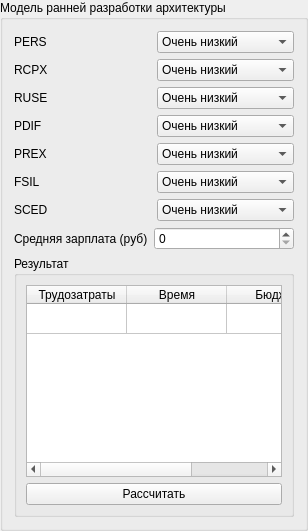
               <widget class="QGroupBox" name="groupBox_7">
                <property name="font">
                 <font>
                  <weight>50</weight>
                  <bold>false</bold>
                 </font>
                </property>
                <property name="title">
                 <string>Модель ранней разработки архитектуры</string>
                </property>
                <layout class="QVBoxLayout" name="verticalLayout_18" stretch="4,1">
                 <item>
                  <layout class="QVBoxLayout" name="verticalLayout_16">
                   <item>
                    <layout class="QHBoxLayout" name="horizontalLayout_62" stretch="1,1">
                     <item>
                      <widget class="QLabel" name="label_51">
                       <property name="text">
                        <string>PERS</string>
                       </property>
                      </widget>
                     </item>
                     <item>
                      <widget class="QComboBox" name="comboBox_7">
                       <item>
                        <property name="text">
                         <string>Очень низкий</string>
                        </property>
                       </item>
                       <item>
                        <property name="text">
                         <string>Низкий</string>
                        </property>
                       </item>
                       <item>
                        <property name="text">
                         <string>Номинальный</string>
                        </property>
                       </item>
                       <item>
                        <property name="text">
                         <string>Высокий</string>
                        </property>
                       </item>
                       <item>
                        <property name="text">
                         <string>Очень высокий</string>
                        </property>
                       </item>
                       <item>
                        <property name="text">
                         <string>Сверхвысокий</string>
                        </property>
                       </item>
                      </widget>
                     </item>
                    </layout>
                   </item>
                   <item>
                    <layout class="QHBoxLayout" name="horizontalLayout_65" stretch="1,1">
                     <item>
                      <widget class="QLabel" name="label_54">
                       <property name="text">
                        <string>RCPX</string>
                       </property>
                      </widget>
                     </item>
                     <item>
                      <widget class="QComboBox" name="comboBox_10">
                       <item>
                        <property name="text">
                         <string>Очень низкий</string>
                        </property>
                       </item>
                       <item>
                        <property name="text">
                         <string>Низкий</string>
                        </property>
                       </item>
                       <item>
                        <property name="text">
                         <string>Номинальный</string>
                        </property>
                       </item>
                       <item>
                        <property name="text">
                         <string>Высокий</string>
                        </property>
                       </item>
                       <item>
                        <property name="text">
                         <string>Очень высокий</string>
                        </property>
                       </item>
                       <item>
                        <property name="text">
                         <string>Сверхвысокий</string>
                        </property>
                       </item>
                      </widget>
                     </item>
                    </layout>
                   </item>
                   <item>
                    <layout class="QHBoxLayout" name="horizontalLayout_66" stretch="1,1">
                     <item>
                      <widget class="QLabel" name="label_55">
                       <property name="text">
                        <string>RUSE</string>
                       </property>
                      </widget>
                     </item>
                     <item>
                      <widget class="QComboBox" name="comboBox_11">
                       <item>
                        <property name="text">
                         <string>Очень низкий</string>
                        </property>
                       </item>
                       <item>
                        <property name="text">
                         <string>Низкий</string>
                        </property>
                       </item>
                       <item>
                        <property name="text">
                         <string>Номинальный</string>
                        </property>
                       </item>
                       <item>
                        <property name="text">
                         <string>Высокий</string>
                        </property>
                       </item>
                       <item>
                        <property name="text">
                         <string>Очень высокий</string>
                        </property>
                       </item>
                       <item>
                        <property name="text">
                         <string>Сверхвысокий</string>
                        </property>
                       </item>
                      </widget>
                     </item>
                    </layout>
                   </item>
                   <item>
                    <layout class="QHBoxLayout" name="horizontalLayout_67" stretch="1,1">
                     <item>
                      <widget class="QLabel" name="label_56">
                       <property name="text">
                        <string>PDIF</string>
                       </property>
                      </widget>
                     </item>
                     <item>
                      <widget class="QComboBox" name="comboBox_12">
                       <item>
                        <property name="text">
                         <string>Очень низкий</string>
                        </property>
                       </item>
                       <item>
                        <property name="text">
                         <string>Низкий</string>
                        </property>
                       </item>
                       <item>
                        <property name="text">
                         <string>Номинальный</string>
                        </property>
                       </item>
                       <item>
                        <property name="text">
                         <string>Высокий</string>
                        </property>
                       </item>
                       <item>
                        <property name="text">
                         <string>Очень высокий</string>
                        </property>
                       </item>
                       <item>
                        <property name="text">
                         <string>Сверхвысокий</string>
                        </property>
                       </item>
                      </widget>
                     </item>
                    </layout>
                   </item>
                   <item>
                    <layout class="QHBoxLayout" name="horizontalLayout_68" stretch="1,1">
                     <item>
                      <widget class="QLabel" name="label_57">
                       <property name="text">
                        <string>PREX</string>
                       </property>
                      </widget>
                     </item>
                     <item>
                      <widget class="QComboBox" name="comboBox_13">
                       <item>
                        <property name="text">
                         <string>Очень низкий</string>
                        </property>
                       </item>
                       <item>
                        <property name="text">
                         <string>Низкий</string>
                        </property>
                       </item>
                       <item>
                        <property name="text">
                         <string>Номинальный</string>
                        </property>
                       </item>
                       <item>
                        <property name="text">
                         <string>Высокий</string>
                        </property>
                       </item>
                       <item>
                        <property name="text">
                         <string>Очень высокий</string>
                        </property>
                       </item>
                       <item>
                        <property name="text">
                         <string>Сверхвысокий</string>
                        </property>
                       </item>
                      </widget>
                     </item>
                    </layout>
                   </item>
                   <item>
                    <layout class="QHBoxLayout" name="horizontalLayout_69" stretch="1,1">
                     <item>
                      <widget class="QLabel" name="label_58">
                       <property name="text">
                        <string>FSIL</string>
                       </property>
                      </widget>
                     </item>
                     <item>
                      <widget class="QComboBox" name="comboBox_14">
                       <item>
                        <property name="text">
                         <string>Очень низкий</string>
                        </property>
                       </item>
                       <item>
                        <property name="text">
                         <string>Низкий</string>
                        </property>
                       </item>
                       <item>
                        <property name="text">
                         <string>Номинальный</string>
                        </property>
                       </item>
                       <item>
                        <property name="text">
                         <string>Высокий</string>
                        </property>
                       </item>
                       <item>
                        <property name="text">
                         <string>Очень высокий</string>
                        </property>
                       </item>
                       <item>
                        <property name="text">
                         <string>Сверхвысокий</string>
                        </property>
                       </item>
                      </widget>
                     </item>
                    </layout>
                   </item>
                   <item>
                    <layout class="QHBoxLayout" name="horizontalLayout_70" stretch="1,1">
                     <item>
                      <widget class="QLabel" name="label_59">
                       <property name="text">
                        <string>SCED</string>
                       </property>
                      </widget>
                     </item>
                     <item>
                      <widget class="QComboBox" name="comboBox_15">
                       <item>
                        <property name="text">
                         <string>Очень низкий</string>
                        </property>
                       </item>
                       <item>
                        <property name="text">
                         <string>Низкий</string>
                        </property>
                       </item>
                       <item>
                        <property name="text">
                         <string>Номинальный</string>
                        </property>
                       </item>
                       <item>
                        <property name="text">
                         <string>Высокий</string>
                        </property>
                       </item>
                       <item>
                        <property name="text">
                         <string>Очень высокий</string>
                        </property>
                       </item>
                       <item>
                        <property name="text">
                         <string>Сверхвысокий</string>
                        </property>
                       </item>
                      </widget>
                     </item>
                    </layout>
                   </item>
                   <item>
                    <layout class="QHBoxLayout" name="horizontalLayout_61" stretch="0,1">
                     <item>
                      <widget class="QLabel" name="label_50">
                       <property name="text">
                        <string>Средняя зарплата (руб)</string>
                       </property>
                      </widget>
                     </item>
                     <item>
                      <widget class="QSpinBox" name="spinBox_10">
                       <property name="maximum">
                        <number>99999999</number>
                       </property>
                      </widget>
                     </item>
                    </layout>
                   </item>
                  </layout>
                 </item>
                 <item>
                  <widget class="QGroupBox" name="groupBox_11">
                   <property name="font">
                    <font>
                     <weight>50</weight>
                     <bold>false</bold>
                    </font>
                   </property>
                   <property name="title">
                    <string>Результат</string>
                   </property>
                   <layout class="QVBoxLayout" name="verticalLayout_17">
                    <item>
                     <widget class="QTableWidget" name="resultDevelopTable">
                      <attribute name="verticalHeaderVisible">
                       <bool>false</bool>
                      </attribute>
                      <row>
                       <property name="text">
                        <string>Результат</string>
                       </property>
                      </row>
                      <column>
                       <property name="text">
                        <string>Трудозатраты</string>
                       </property>
                      </column>
                      <column>
                       <property name="text">
                        <string>Время</string>
                       </property>
                      </column>
                      <column>
                       <property name="text">
                        <string>Бюджет</string>
                       </property>
                      </column>
                     </widget>
                    </item>
                    <item>
                     <widget class="QPushButton" name="pushButton_4">
                      <property name="text">
                       <string>Рассчитать</string>
                      </property>
                     </widget>
                    </item>
                   </layout>
                  </widget>
                 </item>
                </layout>
               </widget>
